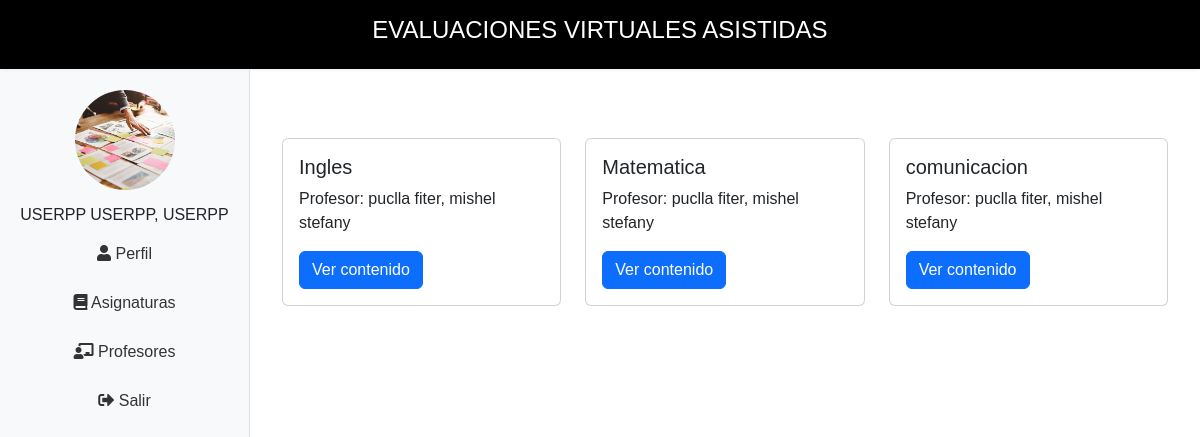
The app's page /portalEstudiante/ (signed in) with its own data.
### webApp/models.py (models this page shows, shortened)
class Curso(models.Model):
    nombre=models.CharField(max_length=20)
    docente = models.ForeignKey(Docente, on_delete=models.CASCADE, related_name='cursos')
    class Meta:
        verbose_name='curso'
        verbose_name_plural='cursos'
        db_table='cursos'

class Docente(models.Model):
    user = models.OneToOneField(User, on_delete=models.CASCADE, related_name='docente')
    apellido_paterno=models.CharField(max_length=20, verbose_name='Apeliido Paterno')
    apellido_materno=models.CharField(max_length=20, verbose_name='Apellido Materno')
    nombres=models.CharField(max_length=20)
    fecha_nacimiento=models.DateField(verbose_name='fecha de Nacimiento')
    sexo=models.CharField(max_length=1, choices=sexos, default='-')
    direccion=models.CharField(max_length=50, verbose_name="dirección",null=True, blank=True)
    telefono=models.CharField(max_length=9,null=True, blank=True)
    def nombre_completo(self):
        return "{} {}, {}".format(self.apellido_paterno, self.apellido_materno, self.nombres)
    class Meta:
        verbose_name='docente'
        verbose_name_plural='docentes'
        db_table='docente'

### portalEstudiante/views.py (the view)
# urls.py: path('',asignatura,name='asignatura'),
def asignatura(request):
    cursos = Curso.objects.select_related('docente').all()
    context = {
        'cursos': cursos,
    }
    return render(request, "Asignaturas/asignaturas.html",context)

### portalEstudiante/context_processors.py (called while the page is built)
def nombre_estudiante(request):
    if request.user.is_authenticated:
        try:
            estudiante = request.user.estudiante
            nombre_completo = estudiante.nombre_completo()
            return {'nombre_estudiante': nombre_completo}
        except Estudiante.DoesNotExist:
            return {'nombre_estudiante': "USER INVITADO"}
    return {'nombre_estudiante': None}

### webApp/models.py (called while the page is built)
    def nombre_completo(self):
        nombre_completo = "{} {}, {}".format(self.apellido_paterno, self.apellido_materno, self.nombres)
        return nombre_completo.upper()

### portalEstudiante/templates/Asignaturas/asignaturas.html
{% extends "portalEstudiante/base.html" %}
{% load static %}
{% load widget_tweaks %}
{% block content %}
<div class="container mt-5">
    <div class="row">
        {% if cursos %}
            {% for curso in cursos %}
                <div class="col-md-4 mb-4">
                    <div class="card h-100">
                        <div class="card-body">
                            <h5 class="card-title">{{ curso.nombre }}</h5>
                            <p class="card-text">Profesor: {{ curso.docente.nombre_completo }}</p>
                            <a href="{% url 'evaluaciones' curso.id %}" class="btn btn-primary">Ver contenido</a>
                        </div>
                    </div>
                </div>
            {% endfor %}
        {% else %}
            <p>No hay cursos disponibles.</p>
        {% endif %}
    </div>
</div>
{% endblock content %}

### portalEstudiante/templates/portalEstudiante/base.html (style rules this page uses)
body { display: flex; flex-direction: column; margin: 0; padding: 0; font-family: Arial, sans-serif; height: 100vh; }

### records on screen
Curso: nombre "Ingles", docente.nombre_completo "puclla fiter, mishel stefany"
Curso: nombre "Matematica", docente.nombre_completo "puclla fiter, mishel stefany"
Curso: nombre "comunicacion", docente.nombre_completo "puclla fiter, mishel stefany"

### other values on screen
{{ nombre_estudiante }} "USERPP USERPP, USERPP"
